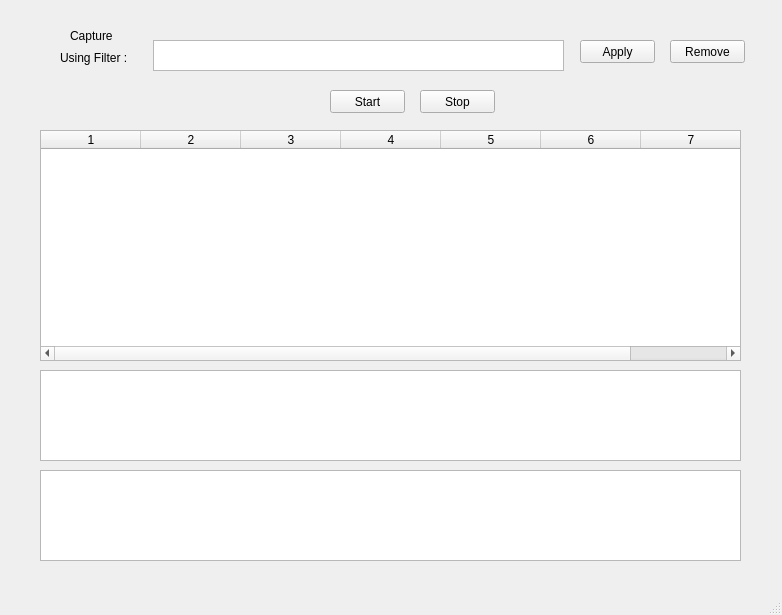
<?xml version="1.0" encoding="UTF-8"?>
<ui version="4.0">
 <class>MainWindow</class>
 <widget class="QMainWindow" name="MainWindow">
  <property name="geometry">
   <rect>
    <x>0</x>
    <y>0</y>
    <width>782</width>
    <height>615</height>
   </rect>
  </property>
  <property name="windowTitle">
   <string>MainWindow</string>
  </property>
  <widget class="QWidget" name="centralwidget">
   <widget class="QLabel" name="label">
    <property name="geometry">
     <rect>
      <x>70</x>
      <y>20</y>
      <width>47</width>
      <height>31</height>
     </rect>
    </property>
    <property name="text">
     <string>Capture</string>
    </property>
   </widget>
   <widget class="QLabel" name="label_2">
    <property name="geometry">
     <rect>
      <x>60</x>
      <y>50</y>
      <width>81</width>
      <height>16</height>
     </rect>
    </property>
    <property name="text">
     <string>Using Filter :</string>
    </property>
   </widget>
   <widget class="QPushButton" name="pushButton_start">
    <property name="geometry">
     <rect>
      <x>330</x>
      <y>90</y>
      <width>75</width>
      <height>23</height>
     </rect>
    </property>
    <property name="text">
     <string>Start</string>
    </property>
   </widget>
   <widget class="QPushButton" name="pushButton_stop">
    <property name="geometry">
     <rect>
      <x>420</x>
      <y>90</y>
      <width>75</width>
      <height>23</height>
     </rect>
    </property>
    <property name="text">
     <string>Stop</string>
    </property>
   </widget>
   <widget class="QTableWidget" name="tableWidget">
    <property name="geometry">
     <rect>
      <x>40</x>
      <y>130</y>
      <width>701</width>
      <height>231</height>
     </rect>
    </property>
    <property name="columnCount">
     <number>7</number>
    </property>
    <column/>
    <column/>
    <column/>
    <column/>
    <column/>
    <column/>
    <column/>
   </widget>
   <widget class="QTextEdit" name="textEdit_data">
    <property name="geometry">
     <rect>
      <x>40</x>
      <y>370</y>
      <width>701</width>
      <height>91</height>
     </rect>
    </property>
   </widget>
   <widget class="QTextEdit" name="textEdit_hex">
    <property name="geometry">
     <rect>
      <x>40</x>
      <y>470</y>
      <width>701</width>
      <height>91</height>
     </rect>
    </property>
   </widget>
   <widget class="QTextEdit" name="textEdit_filter">
    <property name="geometry">
     <rect>
      <x>153</x>
      <y>40</y>
      <width>411</width>
      <height>31</height>
     </rect>
    </property>
    <property name="frameShape">
     <enum>QFrame::StyledPanel</enum>
    </property>
   </widget>
   <widget class="QPushButton" name="pushButton_filter">
    <property name="geometry">
     <rect>
      <x>580</x>
      <y>40</y>
      <width>75</width>
      <height>23</height>
     </rect>
    </property>
    <property name="text">
     <string>Apply</string>
    </property>
   </widget>
   <widget class="QPushButton" name="pushButton_filterRemove">
    <property name="geometry">
     <rect>
      <x>670</x>
      <y>40</y>
      <width>75</width>
      <height>23</height>
     </rect>
    </property>
    <property name="text">
     <string>Remove</string>
    </property>
   </widget>
  </widget>
  <widget class="QMenuBar" name="menubar">
   <property name="geometry">
    <rect>
     <x>0</x>
     <y>0</y>
     <width>782</width>
     <height>21</height>
    </rect>
   </property>
  </widget>
  <widget class="QStatusBar" name="statusbar"/>
 </widget>
 <resources/>
 <connections/>
</ui>
